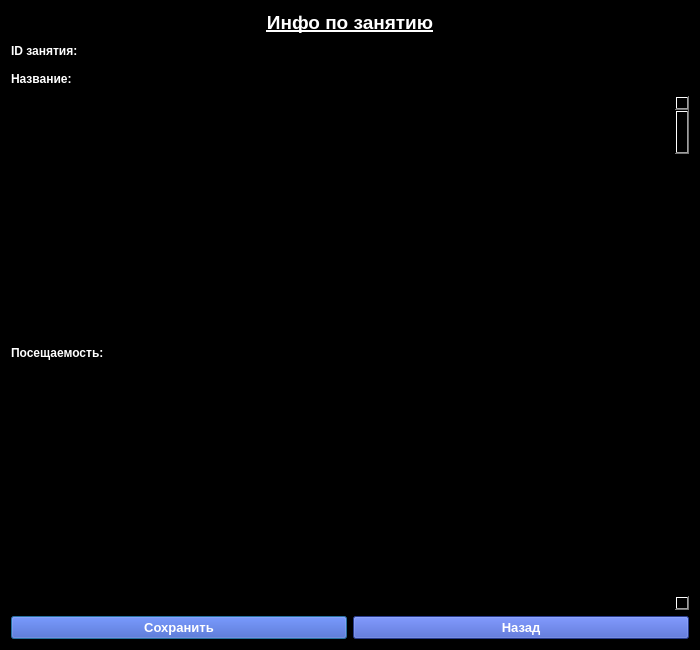
<?xml version="1.0" encoding="UTF-8"?>
<ui version="4.0">
 <class>Dialog</class>
 <widget class="QDialog" name="Dialog">
  <property name="geometry">
   <rect>
    <x>0</x>
    <y>0</y>
    <width>700</width>
    <height>650</height>
   </rect>
  </property>
  <property name="sizePolicy">
   <sizepolicy hsizetype="Minimum" vsizetype="Minimum">
    <horstretch>0</horstretch>
    <verstretch>0</verstretch>
   </sizepolicy>
  </property>
  <property name="windowTitle">
   <string>Dialog</string>
  </property>
  <property name="styleSheet">
   <string notr="true">background-color: rgb(0, 0, 0);</string>
  </property>
  <layout class="QVBoxLayout" name="verticalLayout_2">
   <item>
    <widget class="QLabel" name="label_info">
     <property name="sizePolicy">
      <sizepolicy hsizetype="Minimum" vsizetype="Fixed">
       <horstretch>0</horstretch>
       <verstretch>0</verstretch>
      </sizepolicy>
     </property>
     <property name="font">
      <font>
       <pointsize>14</pointsize>
       <weight>75</weight>
       <bold>true</bold>
       <underline>true</underline>
      </font>
     </property>
     <property name="autoFillBackground">
      <bool>false</bool>
     </property>
     <property name="styleSheet">
      <string notr="true">color: rgb(255, 255, 255);</string>
     </property>
     <property name="text">
      <string>&lt;html&gt;&lt;head/&gt;&lt;body&gt;&lt;p align=&quot;center&quot;&gt;Инфо по занятию&lt;/p&gt;&lt;/body&gt;&lt;/html&gt;</string>
     </property>
     <property name="alignment">
      <set>Qt::AlignCenter</set>
     </property>
    </widget>
   </item>
   <item>
    <layout class="QGridLayout" name="gridLayout">
     <item row="0" column="1">
      <widget class="QLineEdit" name="lineEdit_class"/>
     </item>
     <item row="1" column="0">
      <widget class="QLabel" name="label_name">
       <property name="font">
        <font>
         <pointsize>9</pointsize>
         <weight>75</weight>
         <bold>true</bold>
        </font>
       </property>
       <property name="styleSheet">
        <string notr="true">color: rgb(255, 255, 255);</string>
       </property>
       <property name="text">
        <string>Название:</string>
       </property>
      </widget>
     </item>
     <item row="1" column="1">
      <widget class="QLineEdit" name="lineEdit_name"/>
     </item>
     <item row="0" column="0">
      <widget class="QLabel" name="label_id_class">
       <property name="font">
        <font>
         <pointsize>9</pointsize>
         <weight>75</weight>
         <bold>true</bold>
        </font>
       </property>
       <property name="styleSheet">
        <string notr="true">color: rgb(255, 255, 255);</string>
       </property>
       <property name="text">
        <string>ID занятия:</string>
       </property>
      </widget>
     </item>
     <item row="2" column="1">
      <layout class="QVBoxLayout" name="verticalLayout">
       <item alignment="Qt::AlignRight">
        <widget class="QScrollBar" name="verticalScrollBar">
         <property name="orientation">
          <enum>Qt::Vertical</enum>
         </property>
        </widget>
       </item>
      </layout>
     </item>
     <item row="2" column="0">
      <widget class="QLabel" name="label_people">
       <property name="font">
        <font>
         <pointsize>9</pointsize>
         <weight>75</weight>
         <bold>true</bold>
        </font>
       </property>
       <property name="styleSheet">
        <string notr="true">color: rgb(255, 255, 255);</string>
       </property>
       <property name="text">
        <string>Посещаемость:</string>
       </property>
      </widget>
     </item>
    </layout>
   </item>
   <item>
    <layout class="QHBoxLayout" name="horizontalLayout">
     <item>
      <widget class="QPushButton" name="pushButton_save">
       <property name="font">
        <font>
         <pointsize>10</pointsize>
         <weight>75</weight>
         <bold>true</bold>
        </font>
       </property>
       <property name="styleSheet">
        <string notr="true">color: rgb(255, 255, 255);
background-color: rgb(56, 84, 197);</string>
       </property>
       <property name="text">
        <string>Сохранить</string>
       </property>
      </widget>
     </item>
     <item>
      <widget class="QPushButton" name="pushButton_back">
       <property name="font">
        <font>
         <pointsize>10</pointsize>
         <weight>75</weight>
         <bold>true</bold>
        </font>
       </property>
       <property name="styleSheet">
        <string notr="true">color: rgb(255, 255, 255);
background-color: rgb(56, 84, 197);</string>
       </property>
       <property name="text">
        <string>Назад</string>
       </property>
      </widget>
     </item>
    </layout>
   </item>
  </layout>
 </widget>
 <resources/>
 <connections/>
</ui>
